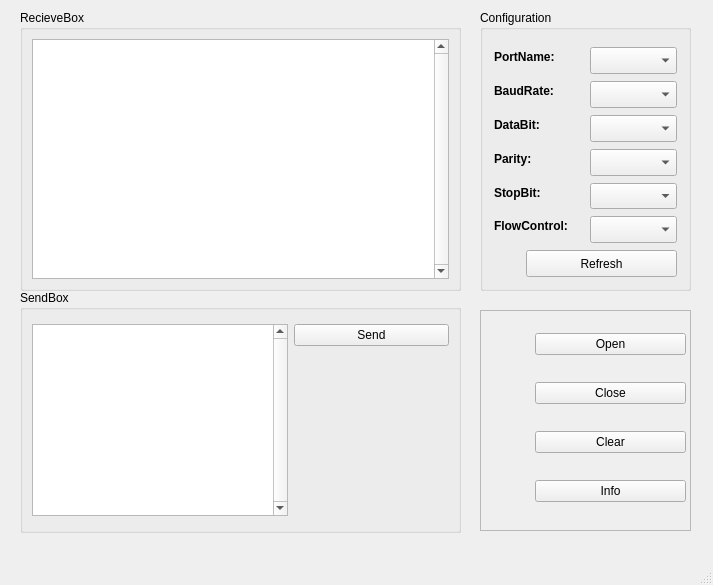
<?xml version="1.0" encoding="UTF-8"?>
<ui version="4.0">
 <class>SerialWin</class>
 <widget class="QMainWindow" name="SerialWin">
  <property name="geometry">
   <rect>
    <x>0</x>
    <y>0</y>
    <width>713</width>
    <height>585</height>
   </rect>
  </property>
  <property name="windowTitle">
   <string>SerialWin</string>
  </property>
  <widget class="QWidget" name="centralwidget">
   <widget class="QFrame" name="frame">
    <property name="geometry">
     <rect>
      <x>480</x>
      <y>310</y>
      <width>211</width>
      <height>221</height>
     </rect>
    </property>
    <property name="frameShape">
     <enum>QFrame::StyledPanel</enum>
    </property>
    <property name="frameShadow">
     <enum>QFrame::Raised</enum>
    </property>
    <widget class="QWidget" name="layoutWidget">
     <property name="geometry">
      <rect>
       <x>12</x>
       <y>12</y>
       <width>32</width>
       <height>191</height>
      </rect>
     </property>
     <layout class="QGridLayout" name="gridLayout_4">
      <item row="0" column="0">
       <widget class="QLabel" name="openLabel">
        <property name="text">
         <string/>
        </property>
        <property name="pixmap">
         <pixmap>../icons/open.png</pixmap>
        </property>
       </widget>
      </item>
      <item row="1" column="0">
       <widget class="QLabel" name="closeLabel">
        <property name="text">
         <string/>
        </property>
        <property name="pixmap">
         <pixmap>../icons/close.png</pixmap>
        </property>
       </widget>
      </item>
      <item row="2" column="0">
       <widget class="QLabel" name="clearLabel">
        <property name="text">
         <string/>
        </property>
        <property name="pixmap">
         <pixmap>../icons/clear.png</pixmap>
        </property>
       </widget>
      </item>
      <item row="3" column="0">
       <widget class="QLabel" name="infoLabel">
        <property name="text">
         <string/>
        </property>
        <property name="pixmap">
         <pixmap>../icons/about.png</pixmap>
        </property>
       </widget>
      </item>
     </layout>
    </widget>
    <widget class="QWidget" name="layoutWidget">
     <property name="geometry">
      <rect>
       <x>55</x>
       <y>2</y>
       <width>151</width>
       <height>211</height>
      </rect>
     </property>
     <layout class="QGridLayout" name="gridLayout">
      <item row="0" column="0">
       <widget class="QPushButton" name="openButton">
        <property name="text">
         <string>Open</string>
        </property>
       </widget>
      </item>
      <item row="1" column="0">
       <widget class="QPushButton" name="closeButton">
        <property name="text">
         <string>Close</string>
        </property>
       </widget>
      </item>
      <item row="2" column="0">
       <widget class="QPushButton" name="clearButton">
        <property name="text">
         <string>Clear</string>
        </property>
       </widget>
      </item>
      <item row="3" column="0">
       <widget class="QPushButton" name="infoButton">
        <property name="text">
         <string>Info</string>
        </property>
       </widget>
      </item>
     </layout>
    </widget>
   </widget>
   <widget class="QGroupBox" name="groupBox">
    <property name="geometry">
     <rect>
      <x>480</x>
      <y>10</y>
      <width>211</width>
      <height>281</height>
     </rect>
    </property>
    <property name="title">
     <string>Configuration</string>
    </property>
    <widget class="QComboBox" name="dataCombo">
     <property name="geometry">
      <rect>
       <x>110</x>
       <y>105</y>
       <width>87</width>
       <height>27</height>
      </rect>
     </property>
    </widget>
    <widget class="QComboBox" name="parityCombo">
     <property name="geometry">
      <rect>
       <x>110</x>
       <y>139</y>
       <width>87</width>
       <height>27</height>
      </rect>
     </property>
    </widget>
    <widget class="QComboBox" name="stopCombo">
     <property name="geometry">
      <rect>
       <x>110</x>
       <y>173</y>
       <width>87</width>
       <height>26</height>
      </rect>
     </property>
    </widget>
    <widget class="QComboBox" name="flowCombo">
     <property name="geometry">
      <rect>
       <x>110</x>
       <y>206</y>
       <width>87</width>
       <height>27</height>
      </rect>
     </property>
    </widget>
    <widget class="QLabel" name="label_2">
     <property name="geometry">
      <rect>
       <x>14</x>
       <y>105</y>
       <width>57</width>
       <height>20</height>
      </rect>
     </property>
     <property name="font">
      <font>
       <bold>true</bold>
      </font>
     </property>
     <property name="layoutDirection">
      <enum>Qt::LeftToRight</enum>
     </property>
     <property name="text">
      <string>DataBit:</string>
     </property>
     <property name="indent">
      <number>0</number>
     </property>
    </widget>
    <widget class="QLabel" name="label_3">
     <property name="geometry">
      <rect>
       <x>14</x>
       <y>139</y>
       <width>45</width>
       <height>20</height>
      </rect>
     </property>
     <property name="font">
      <font>
       <bold>true</bold>
      </font>
     </property>
     <property name="layoutDirection">
      <enum>Qt::LeftToRight</enum>
     </property>
     <property name="text">
      <string>Parity:</string>
     </property>
     <property name="indent">
      <number>0</number>
     </property>
    </widget>
    <widget class="QLabel" name="label_5">
     <property name="geometry">
      <rect>
       <x>14</x>
       <y>206</y>
       <width>89</width>
       <height>20</height>
      </rect>
     </property>
     <property name="font">
      <font>
       <bold>true</bold>
      </font>
     </property>
     <property name="layoutDirection">
      <enum>Qt::LeftToRight</enum>
     </property>
     <property name="text">
      <string>FlowControl:</string>
     </property>
     <property name="indent">
      <number>0</number>
     </property>
    </widget>
    <widget class="QLabel" name="label_4">
     <property name="geometry">
      <rect>
       <x>14</x>
       <y>173</y>
       <width>56</width>
       <height>20</height>
      </rect>
     </property>
     <property name="font">
      <font>
       <bold>true</bold>
      </font>
     </property>
     <property name="layoutDirection">
      <enum>Qt::LeftToRight</enum>
     </property>
     <property name="text">
      <string>StopBit:</string>
     </property>
     <property name="indent">
      <number>0</number>
     </property>
    </widget>
    <widget class="QComboBox" name="baudCombo">
     <property name="geometry">
      <rect>
       <x>110</x>
       <y>71</y>
       <width>87</width>
       <height>27</height>
      </rect>
     </property>
    </widget>
    <widget class="QComboBox" name="nameCombo">
     <property name="geometry">
      <rect>
       <x>110</x>
       <y>37</y>
       <width>87</width>
       <height>27</height>
      </rect>
     </property>
    </widget>
    <widget class="QLabel" name="label">
     <property name="geometry">
      <rect>
       <x>14</x>
       <y>71</y>
       <width>72</width>
       <height>20</height>
      </rect>
     </property>
     <property name="font">
      <font>
       <bold>true</bold>
      </font>
     </property>
     <property name="layoutDirection">
      <enum>Qt::LeftToRight</enum>
     </property>
     <property name="text">
      <string>BaudRate:</string>
     </property>
     <property name="indent">
      <number>0</number>
     </property>
    </widget>
    <widget class="QLabel" name="label_6">
     <property name="geometry">
      <rect>
       <x>14</x>
       <y>37</y>
       <width>76</width>
       <height>20</height>
      </rect>
     </property>
     <property name="font">
      <font>
       <bold>true</bold>
       <underline>false</underline>
      </font>
     </property>
     <property name="layoutDirection">
      <enum>Qt::LeftToRight</enum>
     </property>
     <property name="text">
      <string>PortName:</string>
     </property>
     <property name="indent">
      <number>0</number>
     </property>
    </widget>
    <widget class="QPushButton" name="refreshButton">
     <property name="geometry">
      <rect>
       <x>46</x>
       <y>240</y>
       <width>151</width>
       <height>27</height>
      </rect>
     </property>
     <property name="text">
      <string>Refresh</string>
     </property>
    </widget>
    <widget class="QLabel" name="refLabel">
     <property name="geometry">
      <rect>
       <x>10</x>
       <y>240</y>
       <width>31</width>
       <height>31</height>
      </rect>
     </property>
     <property name="text">
      <string/>
     </property>
     <property name="pixmap">
      <pixmap>../icons/refresh.png</pixmap>
     </property>
    </widget>
   </widget>
   <widget class="QGroupBox" name="groupBox_2">
    <property name="geometry">
     <rect>
      <x>20</x>
      <y>290</y>
      <width>441</width>
      <height>243</height>
     </rect>
    </property>
    <property name="title">
     <string>SendBox</string>
    </property>
    <layout class="QFormLayout" name="formLayout_2">
     <item row="0" column="0">
      <widget class="QTextEdit" name="sendtext">
       <property name="verticalScrollBarPolicy">
        <enum>Qt::ScrollBarAlwaysOn</enum>
       </property>
       <property name="horizontalScrollBarPolicy">
        <enum>Qt::ScrollBarAsNeeded</enum>
       </property>
      </widget>
     </item>
     <item row="0" column="1">
      <widget class="QPushButton" name="sendButton">
       <property name="text">
        <string>Send</string>
       </property>
      </widget>
     </item>
    </layout>
   </widget>
   <widget class="QGroupBox" name="groupBox_3">
    <property name="geometry">
     <rect>
      <x>20</x>
      <y>10</y>
      <width>441</width>
      <height>281</height>
     </rect>
    </property>
    <property name="title">
     <string>RecieveBox</string>
    </property>
    <layout class="QGridLayout" name="gridLayout_2">
     <item row="0" column="0">
      <widget class="QTextEdit" name="recievetext">
       <property name="verticalScrollBarPolicy">
        <enum>Qt::ScrollBarAlwaysOn</enum>
       </property>
       <property name="horizontalScrollBarPolicy">
        <enum>Qt::ScrollBarAsNeeded</enum>
       </property>
      </widget>
     </item>
    </layout>
   </widget>
  </widget>
  <widget class="QMenuBar" name="menubar">
   <property name="geometry">
    <rect>
     <x>0</x>
     <y>0</y>
     <width>713</width>
     <height>25</height>
    </rect>
   </property>
  </widget>
  <widget class="QStatusBar" name="statusbar"/>
 </widget>
 <resources/>
 <connections/>
</ui>
